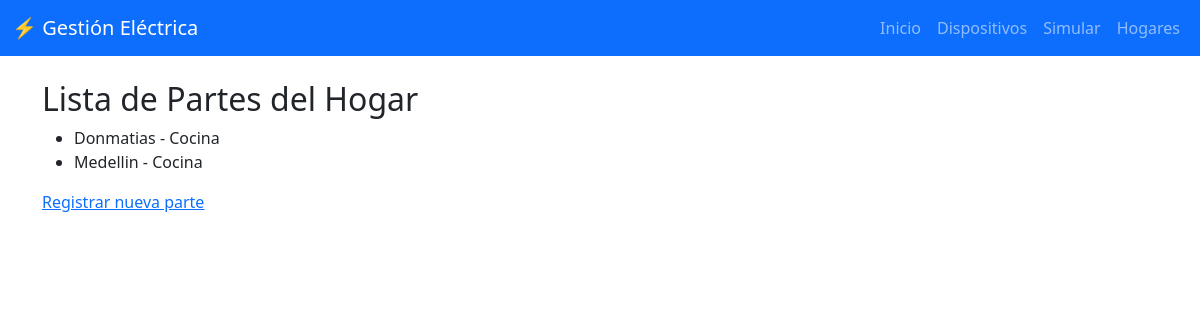
/partes-hogar/ (signed in), run on the app's committed database.
### dispositivos/models.py (models this page shows, shortened)
class ParteHogar(models.Model):
    nombre = models.CharField(max_length=100)
    hogar = models.ForeignKey(Hogar, on_delete=models.CASCADE, related_name="partes", default=1)

class Hogar(models.Model):
    nombre = models.CharField(max_length=100)
    direccion = models.CharField(max_length=255)

### dispositivos/views.py (the view)
# urls.py: path("partes-hogar/", views_dispositivos.listar_partes_hogar, name="listar_partes_hogar"),
@login_required
def listar_partes_hogar(request):
    partesHogar = ParteHogar.objects.all()
    return render (request, "listar_partes_hogar.html", {"partes": partesHogar})

### dispositivos/templates/listar_partes_hogar.html
{% extends 'base.html'%}
{% block content%}
    <h2>Lista de Partes del Hogar</h2>
    <ul>
        {% for parte in partes %}
            <li>{{ parte.hogar.nombre }} - {{ parte.nombre }}</li>
        {% endfor %}
    </ul>
    <a href="{% url 'registrar_partes_hogar' %}">Registrar nueva parte</a>
    {% endblock%}

### data on the page
ParteHogar: hogar.nombre "Donmatias", nombre "Cocina"
ParteHogar: hogar.nombre "Medellin", nombre "Cocina"
